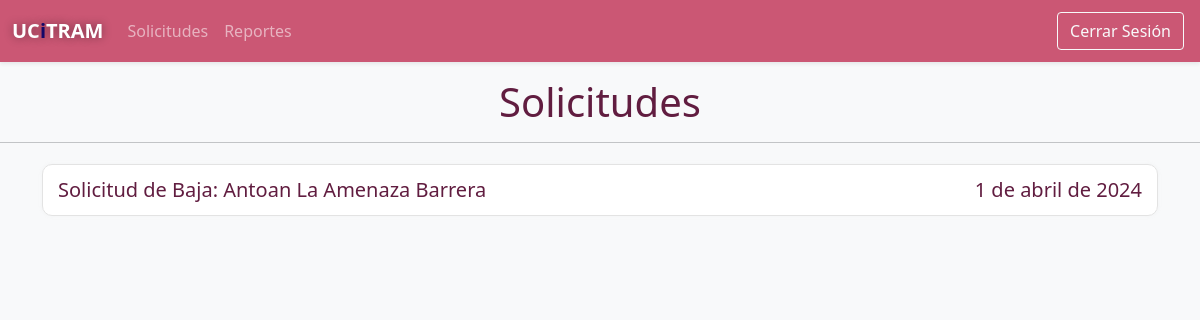
Page /decano/solicitudes/ on the committed database.
### app/models.py (models this page shows)
class Solicitud(models.Model):
  tipo_opciones = [
    ('Baja', 'Baja'),
    ('Continuidad de Estudios', 'Continuidad de Estudios'),
    ('Licencia', 'Licencia'),
    ('Traslado', 'Traslado'),
    ]
  estado_opciones = [
    ('Aprobado','Aprobado'),
    ('Denegado','Denegado'),
  ]
  tipo = models.CharField(max_length = 255, null = 0, blank = 0, choices = tipo_opciones, default = 'Baja')
  motivo = models.TextField(blank = 0, null = 0)
  fecha = models.DateField(default = timezone.now)
  estado = models.CharField(max_length = 50, choices = estado_opciones, default = 'Pendiente')
  estudiante = models.ForeignKey(Estudiante, on_delete = models.CASCADE)
  class Meta:
    verbose_name = 'Solicitud'
    verbose_name_plural = 'Solicitudes'
    db_table = 'solicitudes'

class Usuario(models.Model):
  usuario = models.OneToOneField(User, on_delete = models.CASCADE, primary_key = 1)
  rol = models.CharField(max_length = 20, blank = 0, null = 0)
  class Meta:
    verbose_name = 'Usuario'
    verbose_name_plural = 'Usuarios'
    db_table = 'usuario'

class Estudiante(Usuario):
  grupo = models.CharField(max_length = 20, null = 0, blank = 0)
  anno = models.IntegerField(default = 1)
  class Meta:
    verbose_name = 'Estudiante'
    verbose_name_plural = 'Estudiantes'
    db_table = 'estudiantes'

class Usuario(models.Model):
  usuario = models.OneToOneField(User, on_delete = models.CASCADE, primary_key = 1)
  rol = models.CharField(max_length = 20, blank = 0, null = 0)
  class Meta:
    verbose_name = 'Usuario'
    verbose_name_plural = 'Usuarios'
    db_table = 'usuario'

### app/views/decano/views.py (the view)
# urls.py: path('solicitudes/', ListarSolicitudes.as_view(), name='listar_solicitudes_decano'),
class ListarSolicitudes(ListView):
  rol = 'decano'
  model = Solicitud
  template_name = 'decano/solicitudes/listar_solicitudes.html'

### templates/decano/solicitudes/listar_solicitudes.html
{% extends "layout/base_decano.html" %}
{% load static %}
{% block 'sub-estilos' %}
<link rel="stylesheet" href="{% static 'css/decano/lista simple.css' %}">
{% endblock %}
{% block 'contenido' %}
<div class='text-center mt-3 user-select-none'>
  <h1>Solicitudes</h1>
</div>
<hr>
<div class="container">
  <div class='lista'>
    {% for solicitud in object_list %}
    <a class="lista-item-link" href="{% url 'visualizar_solicitud_decano' solicitud.pk %}" style="font-size: 20px;">
      <div class="row">
        <div class="col-sm-9">
          Solicitud de {{solicitud.tipo}}:
          {{solicitud.estudiante.usuario.first_name}}
          {{solicitud.estudiante.usuario.last_name}}
        </div>
        <div class="col-sm-3 text-sm-end">
          {{solicitud.fecha}}
        </div>
      </div>
    </a>
    {% endfor %}
  </div>
  <div class="mt-5 p-4"></div>
</div>
{% endblock %}

### static/css/decano/decano.css (style rules this page uses)
:root { --color-bg: rgb(203, 87, 116); --color-bg-dark: rgb(158, 73, 114); --color-bg-darker: rgb(97, 29, 64); --color-outline: rgba(203, 87, 124, 0.545); --border-color-gray: #e3e3e3; --down-transparent: #5e293df6; }
h1 { color: var(--color-bg-darker); }

### static/css/decano/lista simple.css (style rules this page uses)
:root { --color-bg: rgb(203, 87, 116); --color-bg-dark: rgb(158, 73, 114); --color-bg-darker: rgb(97, 29, 64); --color-outline: rgba(203, 87, 124, 0.545); --border-color-gray: #e3e3e3; --down-transparent: #5e293df6; }
.lista { display: flex; flex-direction: column; }
.lista-item-link { word-wrap: break-word; margin: 5px 0; background-color: #fff; color: var(--color-bg-darker); padding: 10px 15px; border-radius: 10px; text-decoration: none; border: .8px solid var(--border-color-gray); transition: all .1s; box-shadow: 0 0 4px #c1c1c117; animation: aparecer .5s forwards; }

### rows in the picture
Solicitud: tipo "Baja", estudiante.usuario.first_name "Antoan", estudiante.usuario.last_name "La Amenaza Barrera", fecha "1 de abril de 2024"
